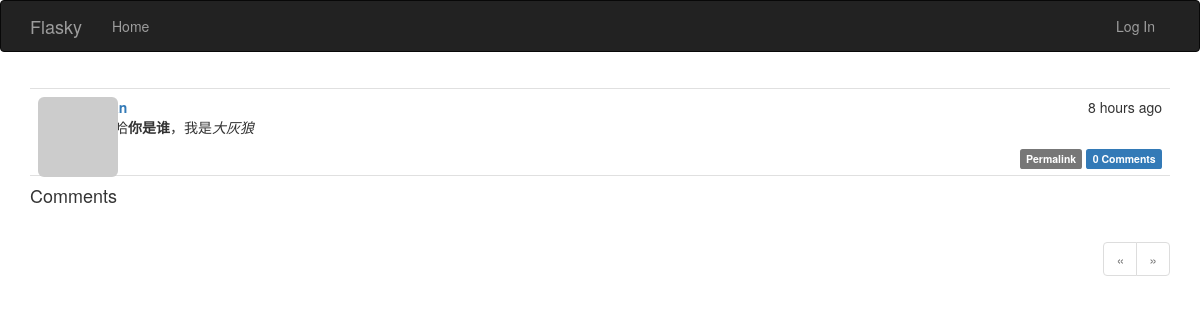
Before: /post/105 with the older database file.
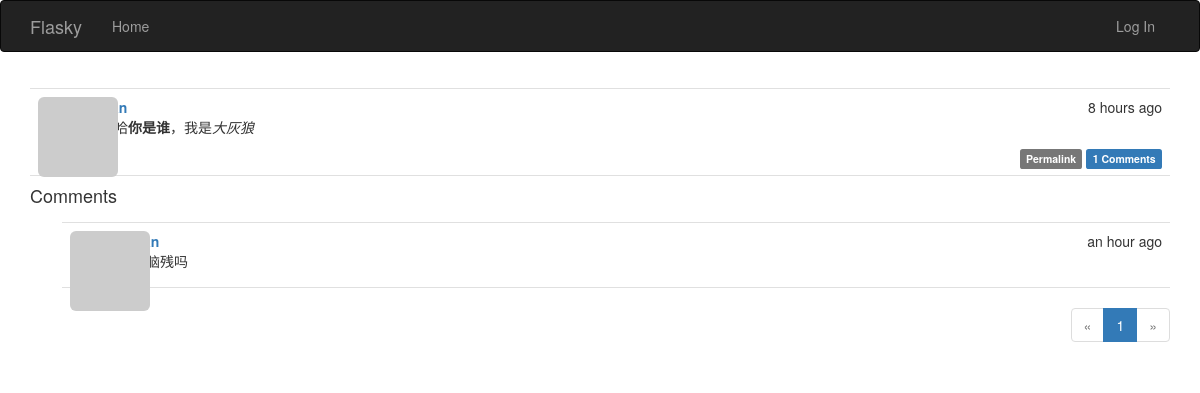
After: the same page with the newer database file.
### app/models.py (models this page shows, shortened)
class Post(db.Model):
    __tablename__ = 'posts'
    id = db.Column(db.Integer, primary_key=True)
    body = db.Column(db.Text)
    timestamp = db.Column(db.DateTime, index=True, default=datetime.utcnow)  # 有默认值
    author_id = db.Column(db.Integer, db.ForeignKey('users.id'))
    body_html = db.Column(db.Text)
    comments = db.relationship('Comment', backref='post', lazy='dynamic')

class Comment(db.Model):
    __tablename__ = 'comments'
    id = db.Column(db.Integer, primary_key=True)
    body = db.Column(db.Text)
    body_html = db.Column(db.Text)
    timestamp = db.Column(db.DateTime, index=True, default=datetime.utcnow)
    disabled = db.Column(db.Boolean)
    author_id = db.Column(db.Integer, db.ForeignKey('users.id'))
    post_id = db.Column(db.Integer, db.ForeignKey('posts.id'))

### app/main/views.py (the view, shortened to what this page needs)
@main.route('/post/<int:id>', methods=['GET', 'POST'])
def post(id):
    post = Post.query.get_or_404(id)
    form = CommentForm()
    page = request.args.get('page', 1, type=int)
    if page == -1:
        page = (post.comments.count() - 1) // 7 + 1
    pagination = post.comments.order_by(Comment.timestamp.asc()).paginate(
        page, per_page=7, error_out=False)
    comments = pagination.items
    return render_template('post.html', posts=[post], form=form,
                           comments=comments, pagination=pagination)

### app/auth/views.py (called while the page is built)
@auth.before_app_request
def before_request():
    if current_user.is_authenticated:
        current_user.ping()
        if not current_user.confirmed \
                and request.endpoint[:5] != 'auth.' \
                and request.endpoint != 'static':
            return redirect(url_for('auth.unconfirmed'))

### app/main/__init__.py (called while the page is built)
@main.app_context_processor  # 把permission类加入模板
def inject_permissions():
    return dict(Permission=Permission)

### app/models.py (called while the page is built)
    def gravatar(self, size=100, default='identicon', rating='g'):
        if request.is_secure:
            url = 'https://secure.gravatar.com/avatar'
        else:
            url = 'http://cn.gravatar.com/avatar'
        hash = self.avatar_hash or hashlib.md5(self.email.encode('utf-8')).hexdigest()
        return '{url}/{hash}?s={size}&d={default}&r={rating}'.format(
            url=url, hash=hash, size=size, default=default, rating=rating)

    def can(self, permissions):
        return False

    def is_administrator(self):
        return False

### app/templates/post.html (shortened to what this page needs)
{% extends "base.html" %}
{% import "_macros.html" as macros %}
{% import "bootstrap/wtf.html" as wtf %}
{% block page_content %}
{% include '_posts.html' %}
<h4 id="comments">Comments</h4>
{% include '_comments.html' %}
{% if pagination %}
<div class="pagination">
    {{ macros.pagination_widget(pagination, '.post', fragment='#comments', id=posts[0].id) }}
</div>
{% endif %}
{% endblock %}

### app/templates/_posts.html (shortened to what this page needs)
<ul class="posts">
    {% for post in posts %}
    <li class="post">
        <div class="post-thumbnail">
            <a href="{{ url_for('.user', username=post.author.username) }}">
                <img class="img-rounded profile-thumbnail" src="{{ post.author.gravatar(size=40) }}">
            </a>
        </div>
        <div class="post-content">
            <div class="post-date">{{ moment(post.timestamp).fromNow() }}</div>
            <div class="post-author"><a href="{{ url_for('.user', username=post.author.username) }}">{{ post.author.username }}</a></div>
            <div class="post-body">
                {% if post.body_html %}
                    {{ post.body_html | safe }}
                {% else %}
                    {{ post.body }}
                {% endif %}
            </div>
            <div class="post-footer">
                <a href="{{ url_for('.post', id=post.id) }}">
                    <span class="label label-default">Permalink</span>
                </a>
                 <a href="{{ url_for('.post', id=post.id) }}#comments">
                    <span class="label label-primary">{{ post.comments.count() }} Comments</span>
                </a>
            </div>
        </div>
    </li>
    {% endfor %}
</ul>

### app/templates/_comments.html
<ul class="comments">
    {% for comment in comments %}
    <li class="comment">
        <div class="comment-thumbnail">
            <a href="{{ url_for('.user', username=comment.author.username) }}">
                <img class="img-rounded profile-thumbnail" src="{{ comment.author.gravatar(size=40) }}">
            </a>
        </div>
        <div class="comment-content">
            <div class="comment-date">{{ moment(comment.timestamp).fromNow() }}</div>
            <div class="comment-author"><a href="{{ url_for('.user', username=comment.author.username) }}">{{ comment.author.username }}</a></div>
            <div class="comment-body">
                {% if comment.body_html %}
                    {{ comment.body_html | safe }}
                {% else %}
                    {{ comment.body }}
                {% endif %}
            </div>
        </div>
    </li>
    {% endfor %}
</ul>

Changed rows visible on the page:
computed for Post "你是谁 ，我是 大灰狼": comments.count "0" → "1"
added Comment: timestamp "an hour ago", body_html "你是脑残吗"
Other visible differences:
new list line: "1"
